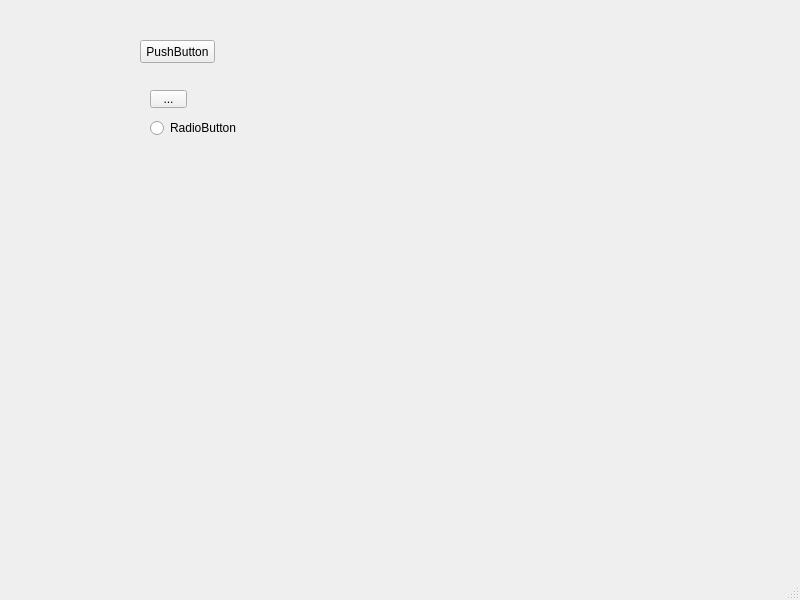
<?xml version="1.0" encoding="UTF-8"?>
<ui version="4.0">
 <class>MainWindow</class>
 <widget class="QMainWindow" name="MainWindow">
  <property name="geometry">
   <rect>
    <x>0</x>
    <y>0</y>
    <width>800</width>
    <height>600</height>
   </rect>
  </property>
  <property name="windowTitle">
   <string>MainWindow</string>
  </property>
  <widget class="QWidget" name="centralwidget">
   <widget class="QPushButton" name="pushButton">
    <property name="geometry">
     <rect>
      <x>140</x>
      <y>40</y>
      <width>75</width>
      <height>23</height>
     </rect>
    </property>
    <property name="text">
     <string>PushButton</string>
    </property>
   </widget>
   <widget class="QToolButton" name="toolButton">
    <property name="geometry">
     <rect>
      <x>150</x>
      <y>90</y>
      <width>37</width>
      <height>18</height>
     </rect>
    </property>
    <property name="text">
     <string>...</string>
    </property>
   </widget>
   <widget class="QRadioButton" name="radioButton">
    <property name="geometry">
     <rect>
      <x>150</x>
      <y>120</y>
      <width>89</width>
      <height>16</height>
     </rect>
    </property>
    <property name="text">
     <string>RadioButton</string>
    </property>
   </widget>
  </widget>
  <widget class="QMenuBar" name="menubar">
   <property name="geometry">
    <rect>
     <x>0</x>
     <y>0</y>
     <width>800</width>
     <height>23</height>
    </rect>
   </property>
  </widget>
  <widget class="QStatusBar" name="statusbar"/>
 </widget>
 <resources/>
 <connections/>
</ui>
